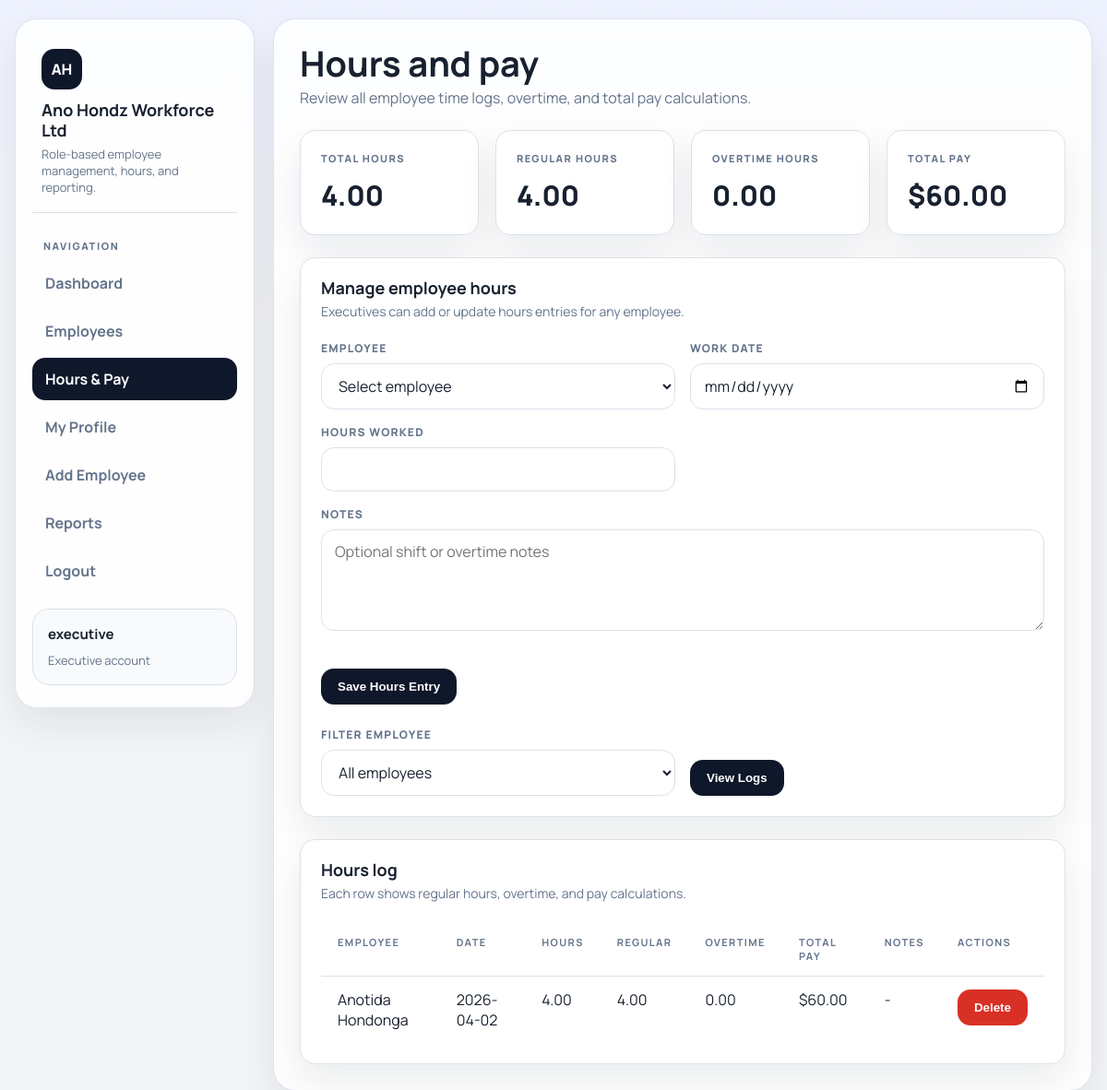
/hours (signed in), run on the app's committed database.
### tables this page shows
CREATE TABLE users (
            id INTEGER PRIMARY KEY AUTOINCREMENT,
            username TEXT NOT NULL UNIQUE,
            password_hash TEXT NOT NULL,
            role TEXT NOT NULL CHECK(role IN ('executive', 'employee')),
            employee_id INTEGER UNIQUE,
            created_at TEXT NOT NULL DEFAULT CURRENT_TIMESTAMP,
            FOREIGN KEY (employee_id) REFERENCES employees(id)
        );

CREATE TABLE hours_logs (
            id INTEGER PRIMARY KEY AUTOINCREMENT,
            employee_id INTEGER NOT NULL,
            work_date TEXT NOT NULL,
            hours_worked REAL NOT NULL CHECK(hours_worked >= 0),
            notes TEXT NOT NULL DEFAULT '',
            created_at TEXT NOT NULL DEFAULT CURRENT_TIMESTAMP,
            UNIQUE(employee_id, work_date),
            FOREIGN KEY (employee_id) REFERENCES employees(id)
        );

CREATE TABLE employees (
            id INTEGER PRIMARY KEY,
            first_name TEXT NOT NULL,
            last_name TEXT NOT NULL,
            salary REAL NOT NULL,
            email TEXT NOT NULL UNIQUE
        , dept_id INTEGER REFERENCES departments(dept_id), job_title TEXT, overtime_rate REAL NOT NULL DEFAULT 1.5, schedule TEXT NOT NULL DEFAULT 'Mon-Fri 9:00 AM - 5:00 PM', address TEXT NOT NULL DEFAULT '', phone TEXT NOT NULL DEFAULT '');

### ems_app/employees.py (the view, shortened to what this page needs)
@bp.route("/hours", methods=("GET", "POST"))
@login_required
def hours():
    db = get_db()
    selected_employee = request.args.get("employee_id", "").strip() if g.user["role"] == "executive" else None
    employee_id = selected_employee or g.user["employee_id"]
    logs = fetch_hours_logs(employee_id)
    summary = summarize_hours(logs)
    employees = fetch_employees() if g.user["role"] == "executive" else []
    return render_template(
        "hours.html",
        active_page="hours",
        logs=logs,
        summary=summary,
        employees=employees,
        selected_employee=selected_employee,
        employee_profile=fetch_employee(g.user["employee_id"]) if g.user["employee_id"] else None,
    )

### ems_app/auth.py (called while the page is built)
def login_required(view):
    @wraps(view)
    def wrapped_view(*args, **kwargs):
        if g.user is None:
            return redirect(url_for("auth.login", next=request.full_path.rstrip("?")))
        return view(*args, **kwargs)
    return wrapped_view

@bp.before_app_request
def load_logged_in_user():
    user_id = session.get("user_id")
    if user_id is None:
        g.user = None
        return
    db = get_db()
    g.user = db.execute(
        """
        SELECT
            u.id,
            u.username,
            u.role,
            u.employee_id,
            e.first_name,
            e.last_name,
            e.email,
            e.job_title,
            e.salary,
            e.overtime_rate,
            e.schedule,
            e.address,
            e.phone,
            d.dept_name AS department_name
        FROM users u
        LEFT JOIN employees e ON e.id = u.employee_id
        LEFT JOIN departments d ON d.dept_id = e.dept_id
        WHERE u.id = ?
        """,
        (user_id,),
    ).fetchone()

### ems_app/db.py (called while the page is built)
def get_db():
    if "db" not in g:
        g.db = sqlite3.connect(current_app.config["DATABASE"])
        g.db.row_factory = sqlite3.Row
        g.db.execute("PRAGMA foreign_keys = ON")
    return g.db

### ems_app/employees.py (called while the page is built, shortened)
def calculate_pay(hours_worked, hourly_rate, overtime_rate):
    regular_hours = min(hours_worked, 8)
    overtime_hours = max(hours_worked - 8, 0)
    total_pay = (regular_hours * hourly_rate) + (overtime_hours * hourly_rate * overtime_rate)
    return regular_hours, overtime_hours, total_pay

def fetch_employees(search="", department_id=None, limit=None):
    db = get_db()
    query = """
        SELECT
            e.id,
            e.first_name,
            e.last_name,
            e.email,
            e.job_title,
            e.salary,
            e.overtime_rate,
            e.schedule,
            e.dept_id,
            d.dept_name AS department_name
        FROM employees e
        LEFT JOIN departments d ON d.dept_id = e.dept_id
        WHERE 1 = 1
    """
    params = []
    if department_id:
        query += " AND e.dept_id = ?"
        params.append(department_id)
    query += " ORDER BY e.last_name, e.first_name"
    if limit:
        query += " LIMIT ?"
        params.append(limit)
    return db.execute(query, params).fetchall()

### templates/hours.html (shortened to what this page needs)
{% extends "base.html" %}
{% block content %}
<div class="page-header">
  <div>
    <h2>Hours and pay</h2>
    <p>
      {% if g.user['role'] == 'executive' %}
        Review all employee time logs, overtime, and total pay calculations.
      {% else %}
        Log worked hours and review your total pay calculations.
      {% endif %}
    </p>
  </div>
</div>
<div class="grid stats-grid">
  <div class="card stat-card">
    <div class="stat-label">Total Hours</div>
    <div class="stat-value">{{ summary.hours|hours }}</div>
  </div>
  <div class="card stat-card">
    <div class="stat-label">Regular Hours</div>
    <div class="stat-value">{{ summary.regular_hours|hours }}</div>
  </div>
  <div class="card stat-card">
    <div class="stat-label">Overtime Hours</div>
    <div class="stat-value">{{ summary.overtime_hours|hours }}</div>
  </div>
  <div class="card stat-card">
    <div class="stat-label">Total Pay</div>
    <div class="stat-value">{{ summary.total_pay|currency }}</div>
  </div>
</div>
{% if g.user['role'] == 'executive' %}
<section class="card">
  <div class="panel-head">
    <div>
      <h3>Manage employee hours</h3>
      <p>Executives can add or update hours entries for any employee.</p>
    </div>
  </div>
  <div class="panel-body">
    <form method="post" class="field-grid" style="margin-bottom: 24px;">
      <div>
        <label for="manage_employee_id">Employee</label>
        <select id="manage_employee_id" name="employee_id" required>
          <option value="">Select employee</option>
        </select>
      </div>
      <div>
        <label for="work_date">Work Date</label>
        <input id="work_date" name="work_date" type="date" required />
      </div>
      <div>
        <label for="hours_worked">Hours Worked</label>
        <input id="hours_worked" name="hours_worked" type="number" min="0" max="24" step="0.25" required />
      </div>
      <div class="full">
        <label for="notes">Notes</label>
        <textarea id="notes" name="notes" placeholder="Optional shift or overtime notes"></textarea>
      </div>
      <div class="full actions">
        <button type="submit" class="btn btn-primary">Save Hours Entry</button>
      </div>
    </form>
    <form method="get" class="field-grid">
      <div>
        <label for="filter_employee_id">Filter Employee</label>
        <select id="filter_employee_id" name="employee_id">
          <option value="">All employees</option>
        </select>
      </div>
      <div class="actions" style="align-items:end;">
        <button type="submit" class="btn btn-primary">View Logs</button>
      </div>
    </form>
  </div>
</section>
{% endif %}
<section class="card">
  <div class="panel-head">
    <div>
      <h3>Hours log</h3>
      <p>Each row shows regular hours, overtime, and pay calculations.</p>
    </div>
  </div>
  <div class="panel-body">
    {% if logs %}
      <div class="table-wrap">
        <table>
          <thead>
            <tr>
              {% if g.user['role'] == 'executive' %}<th>Employee</th>{% endif %}
              <th>Date</th>
              <th>Hours</th>
          <th>Regular</th>
          <th>Overtime</th>
          <th>Total Pay</th>
          <th>Notes</th>
          {% if g.user['role'] == 'executive' %}<th>Actions</th>{% endif %}
        </tr>
      </thead>
      <tbody>
        {% for log in logs %}
          <tr>
                {% if g.user['role'] == 'executive' %}
                  <td>{{ log.first_name }} {{ log.last_name }}</td>
                {% endif %}
                <td>{{ log.work_date }}</td>
                <td>{{ log.hours_worked|hours }}</td>
                <td>{{ log.regular_hours|hours }}</td>
            <td>{{ log.overtime_hours|hours }}</td>
            <td>{{ log.total_pay|currency }}</td>
            <td>{{ log.notes or '-' }}</td>
            {% if g.user['role'] == 'executive' %}
              <td>
                <form method="post" action="{{ url_for('employees.delete_hours_log', log_id=log.id) }}">
                  <button type="submit" class="btn btn-danger">Delete</button>
                </form>
              </td>
            {% endif %}
          </tr>
        {% endfor %}
      </tbody>
        </table>
      </div>
    {% else %}
      <p class="empty">No hours have been logged yet.</p>
    {% endif %}
  </div>
</section>
{% endblock %}

### templates/base.html (shortened to what this page needs)
<!DOCTYPE html>
<html lang="en">
<head>
</head>
<body>
  <div class="shell">
    <aside>
      <div class="brand">
        <div class="brand-mark">AH</div>
        <h1>Ano Hondz Workforce Ltd</h1>
        <p>Role-based employee management, hours, and reporting.</p>
      </div>
      <div class="nav-label">Navigation</div>
      <nav>
        {% if g.user %}
          <a href="{{ url_for('employees.dashboard') }}" class="nav-link{% if active_page == 'dashboard' %} active{% endif %}">Dashboard</a>
          <a href="{{ url_for('employees.employee_directory') }}" class="nav-link{% if active_page == 'employees' %} active{% endif %}">Employees</a>
          <a href="{{ url_for('employees.hours') }}" class="nav-link{% if active_page == 'hours' %} active{% endif %}">Hours & Pay</a>
          <a href="{{ url_for('employees.profile') }}" class="nav-link{% if active_page == 'profile' %} active{% endif %}">My Profile</a>
          {% if g.user['role'] == 'executive' %}
            <a href="{{ url_for('employees.add_employee') }}" class="nav-link{% if active_page == 'add-employee' %} active{% endif %}">Add Employee</a>
            <a href="{{ url_for('reports.index') }}" class="nav-link{% if active_page == 'reports' %} active{% endif %}">Reports</a>
          {% endif %}
          <a href="{{ url_for('auth.logout') }}" class="nav-link">Logout</a>
        {% endif %}
      </nav>
      {% if g.user %}
        <div class="user-card">
          <strong>{{ g.user['username'] }}</strong>
          <span>{{ g.user['role'].title() }} account</span>
        </div>
      {% endif %}
    </aside>
    <main>
      {% block content %}{% endblock %}
    </main>
  </div>
</body>
</html>

### templates/base.html (style rules this page uses)
* { box-sizing: border-box; margin: 0; padding: 0; }
:root { --bg: #f3f4f6; --panel: #ffffff; --surface: #f8fafc; --border: #dbe1ea; --text: #18212f; --muted: #64748b; --accent: #0f172a; --accent-soft: #e2e8f0; --success: #0f9d58; --danger: #d93025; --radius: 16px; --shadow: 0 18px 40px rgba(15, 23, 42, 0.08); }
body { background: linear-gradient(180deg, #eef2ff 0%, var(--bg) 30%); color: var(--text); font-family: "Manrope", "Segoe UI", sans-serif; min-height: 100vh; }
.shell { width: min(1240px, calc(100% - 32px)); margin: 20px auto; display: grid; grid-template-columns: 260px 1fr; gap: 20px; }
aside, main { background: rgba(255,255,255,0.88); backdrop-filter: blur(10px); border: 1px solid rgba(219, 225, 234, 0.9); border-radius: 24px; box-shadow: var(--shadow); }
aside { padding: 24px 18px; position: sticky; top: 20px; height: fit-content; }
main { padding: 28px; display: flex; flex-direction: column; gap: 24px; }
.brand { padding: 8px 10px 18px; border-bottom: 1px solid var(--border); margin-bottom: 18px; }
.brand-mark { width: 44px; height: 44px; border-radius: 14px; background: var(--accent); color: #fff; display: grid; place-items: center; font-weight: 800; margin-bottom: 12px; }
.brand h1 { font-size: 18px; line-height: 1.2; }
.brand p { font-size: 13px; color: var(--muted); margin-top: 6px; }
.nav-label { font-size: 11px; font-weight: 800; letter-spacing: 1.6px; color: var(--muted); text-transform: uppercase; padding: 10px 12px; }
nav { display: flex; flex-direction: column; gap: 6px; }
.nav-link { text-decoration: none; color: var(--muted); padding: 12px 14px; border-radius: 14px; font-weight: 700; transition: all .18s ease; }
.nav-link:hover, .nav-link.active { background: var(--accent); color: #fff; }
.user-card { margin-top: 18px; padding: 16px; border-radius: 18px; background: var(--surface); border: 1px solid var(--border); }
.user-card strong { display: block; font-size: 15px; margin-bottom: 6px; }
.user-card span { color: var(--muted); font-size: 13px; }
.page-header { display: flex; align-items: flex-start; justify-content: space-between; gap: 16px; flex-wrap: wrap; }
.page-header h2 { font-size: clamp(28px, 4vw, 38px); line-height: 1; }
.page-header p { margin-top: 8px; color: var(--muted); max-width: 720px; }
.grid { display: grid; gap: 18px; }
.stats-grid { grid-template-columns: repeat(4, minmax(0, 1fr)); }
.card { background: var(--panel); border: 1px solid var(--border); border-radius: var(--radius); box-shadow: var(--shadow); }
.stat-card { padding: 22px; }
.stat-label { font-size: 11px; letter-spacing: 1.4px; text-transform: uppercase; color: var(--muted); font-weight: 800; margin-bottom: 12px; }
.stat-value { font-size: 30px; font-weight: 800; }
.panel-head { padding: 20px 22px 0; display: flex; align-items: flex-start; justify-content: space-between; gap: 16px; flex-wrap: wrap; }
.panel-head h3 { font-size: 18px; }
.panel-head p { color: var(--muted); margin-top: 4px; font-size: 14px; }
.panel-body { padding: 22px; }
.btn { display: inline-flex; align-items: center; justify-content: center; gap: 8px; border: none; border-radius: 14px; padding: 12px 18px; font-weight: 800; text-decoration: none; cursor: pointer; transition: transform .18s ease, box-shadow .18s ease; }
.btn-primary { background: var(--accent); color: #fff; }
.btn-danger { background: var(--danger); color: #fff; }
.field-grid { display: grid; grid-template-columns: repeat(2, minmax(0, 1fr)); gap: 16px; }
.field-grid .full { grid-column: 1 / -1; }
label { display: block; font-size: 12px; font-weight: 800; text-transform: uppercase; letter-spacing: 1.2px; color: var(--muted); margin-bottom: 8px; }
input, select, textarea { width: 100%; border: 1px solid var(--border); border-radius: 14px; padding: 12px 14px; font: inherit; color: var(--text); background: #fff; }
textarea { min-height: 110px; resize: vertical; }
.actions { display: flex; gap: 10px; flex-wrap: wrap; margin-top: 20px; }
.table-wrap { overflow-x: auto; }
table { width: 100%; border-collapse: collapse; }
th, td { padding: 14px 18px; text-align: left; border-bottom: 1px solid var(--border); vertical-align: top; }
th { font-size: 11px; color: var(--muted); text-transform: uppercase; letter-spacing: 1.4px; }
tr:last-child td { border-bottom: none; }

### data on the page
users: user.username "executive", user.role "Executive"
hours_logs: first_name "Anotida", last_name "Hondonga", work_date "2026-04-02", hours_worked|hours "4.00", regular_hours|hours "4.00", overtime_hours|hours "0.00", total_pay "$60.00", notes "-"

### other printed values
{{ summary.hours|hours }} "4.00"
{{ summary.regular_hours|hours }} "4.00"
{{ summary.overtime_hours|hours }} "0.00"
{{ summary.total_pay|currency }} "$60.00"
